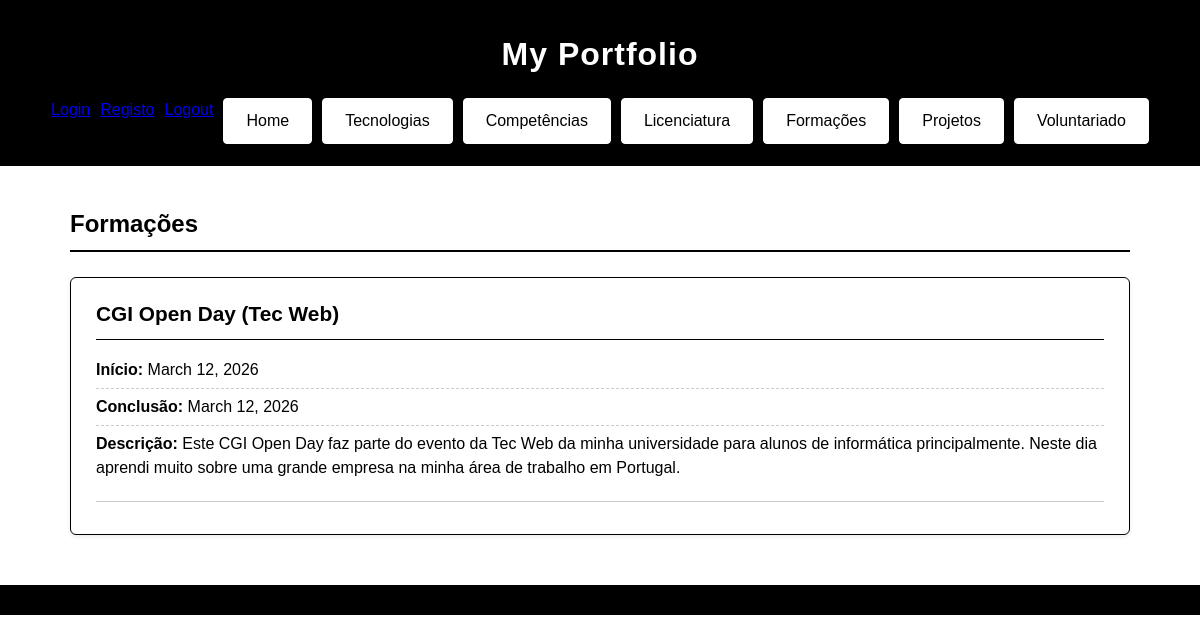
Screenshot of /formacoes/ with the database file from the repository.
### portfolio/models.py (models this page shows, shortened)
class Formacao(models.Model):
    nome = models.CharField(max_length=200)
    data_inicio = models.DateField()
    data_conclusao = models.DateField()
    link_certificado = models.URLField(blank=True)
    descricao = models.TextField()
    licenciaturas = models.ManyToManyField(Licenciatura, related_name='formacoes')
    competencias = models.ManyToManyField(Competencia, related_name='formacoes')

### portfolio/views.py (the view)
# urls.py: path('formacoes/', views.formacoes_view, name="formacoes"),
def formacoes_view(request):
    formacoes = Formacao.objects.all()
    gestor = request.user.groups.filter(name='gestor-portfolio').exists()
    return render(request,'portfolio/formacoes.html',{'formacoes':formacoes,'gestor': gestor,} )

### portfolio/templates/portfolio/formacoes.html (shortened to what this page needs)
{% extends "portfolio/index.html" %}
{% block content %}
    <h2>Formações</h2>
    <section>
    {% for formacao in formacoes %}
        <div class="item-card">
            <div class="item-card-header">
                <h3>{{ formacao.nome }}</h3>
            </div>
            <div class="item-card-body">
                <ul>
                    <li><strong>Início:</strong> {{ formacao.data_inicio }}</li>
                    <li><strong>Conclusão:</strong> {{ formacao.data_conclusao }}</li>
                    <li><strong>Descrição:</strong> {{ formacao.descricao }}</li>
                </ul>
            </div>
            <div class="item-card-footer">
            </div>
        </div>
    {% endfor %}
    </section>
{% endblock %}

### portfolio/static/portfolio/indexStyle.css (style rules this page uses)
* { box-sizing: border-box; margin: 0; padding: 0; }
body { background-color: #ffffff; color: #000000; font-family: Arial, Helvetica, sans-serif; line-height: 1.5; }
main h2 { color: #000000; border-bottom: 2px solid #000000; padding-bottom: 8px; margin-bottom: 25px; }
.item-card { background-color: #ffffff; border: 1px solid #000000; border-radius: 6px; padding: 20px 25px; margin-bottom: 20px; box-shadow: 0 2px 4px rgba(0,0,0,0.08); transition: box-shadow 0.2s ease, transform 0.2s ease; }
.item-card-header { display: flex; align-items: center; gap: 15px; border-bottom: 1px solid #000000; padding-bottom: 10px; margin-bottom: 12px; }
.item-card-header h3 { color: #000000; font-size: 1.3rem; }
.item-card-body ul { list-style: none; padding: 0; }
.item-card-body li { padding: 6px 0; border-bottom: 1px dashed #cccccc; color: #000000; }
.item-card-body li:last-child { border-bottom: none; }
.item-card-footer { display: flex; justify-content: flex-end; margin-top: 15px; padding-top: 12px; border-top: 1px solid #cccccc; }
.item-card-footer { display: flex; justify-content: flex-end; gap: 10px; align-items: center; margin-top: 15px; padding-top: 12px; border-top: 1px solid #cccccc; }

### rows the page displays
Formacao: nome "CGI Open Day (Tec Web)", data_inicio "March 12, 2026", data_conclusao "March 12, 2026", descricao "Este CGI Open Day faz parte do evento da Tec Web da minha universidade para alunos de informática principalmente. Neste dia aprendi muito sobre uma grande empresa na minha área de trabalho em Portugal."
